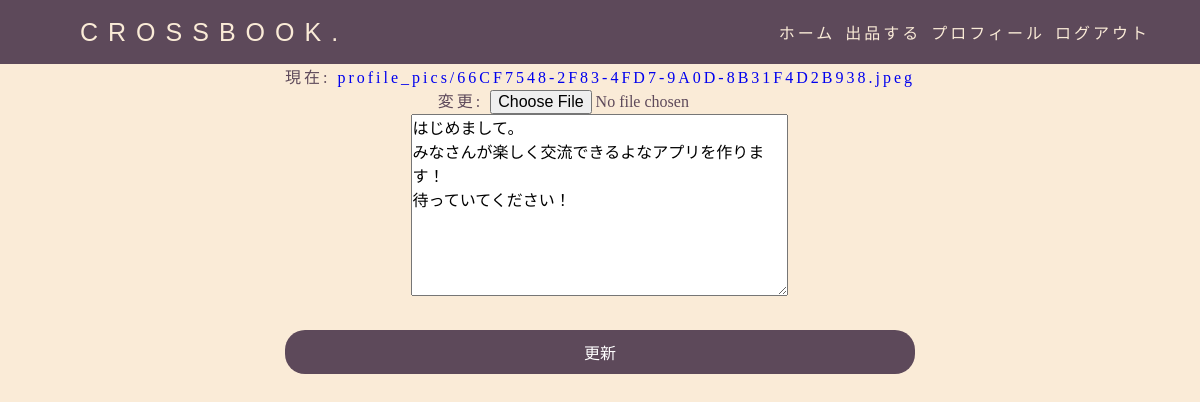
/user/3/edit (signed in), run on an earlier commit of the app's database.
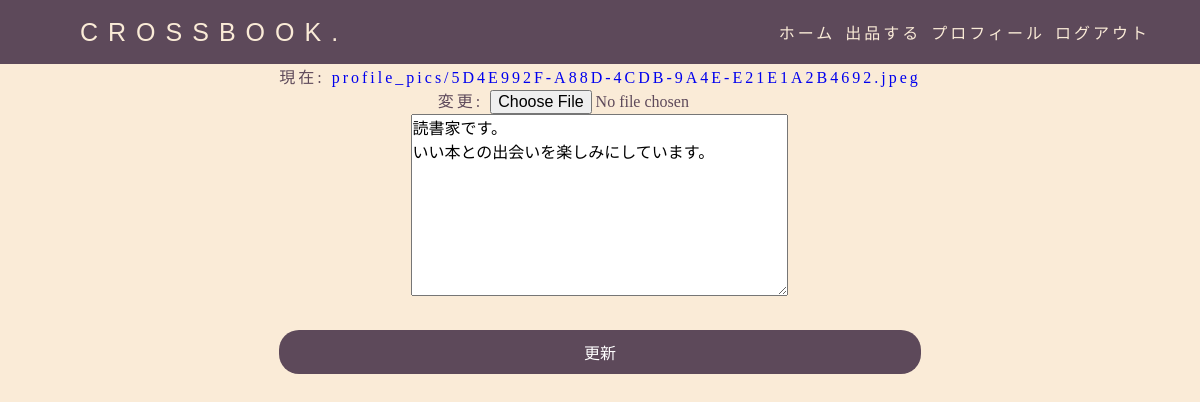
And on a later commit of the database.
### crossbook/models.py (models this page shows, shortened)
class Profile(models.Model):
    user = models.OneToOneField(User, on_delete=models.CASCADE)
    image = models.ImageField(default='profile.png', upload_to='profile_pics')
    text = models.TextField(blank=True, max_length=1000)

### crossbook/views.py (the view)
# urls.py: path("user/<int:pk>/edit", views.edit_profile, name="edit-profile"),
def edit_profile(request, pk):
    user = User.objects.get(id=pk)
    form = EditProfileForm(instance=user.profile)
    if request.method == 'POST':
        form = EditProfileForm(request.POST, request.FILES, instance=request.user.profile)
        if form.is_valid():
            form.save()
            return redirect('profile', request.user.id)
    context = {'form': form}
    return render(request, 'crossbook/edit-profile.html', context)

### crossbook/forms.py
class EditProfileForm(forms.ModelForm):
    class Meta:
        model = Profile
        fields = ['image', 'text']

### templates/crossbook/edit-profile.html (shortened to what this page needs)
{% extends 'crossbook/base.html' %}
{% block content %}
    <div class="edit-profile-wrapper">
        <form method="POST" enctype="multipart/form-data">
            <div class="edit-profile-content">
                {% for field in form %}
                    <div class="edit-profile-content-box">
                        {{ field }}
                    </div>
                {% endfor %}
            </div>
            <input class="submit-button" type="submit" value="更新">
        </form>
    </div>
{% endblock %}

What changed in the data, as far as the page shows it:
changed Profile: text "はじめまして。 みなさんが楽しく交流できるよなアプリを作ります！ 待っていてください！" → "読書家です。 いい本との出会いを楽しみにしています。"
Also different on the page:
text no longer shown: "現在: profile_pics/66CF7548-2F83-4FD7-9A0D-8B31F4D2B938.jpeg 変更:"
text now shown: "現在: profile_pics/5D4E992F-A88D-4CDB-9A4E-E21E1A2B4692.jpeg 変更:"
